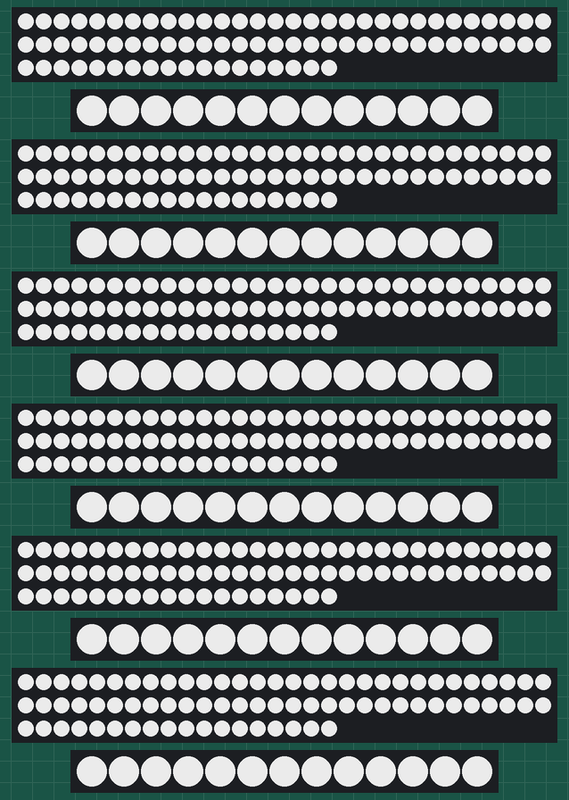
A sketch run on a simulated Arduino Mega 2560, built with avr-gcc and run on an emulated ATmega2560. On the bench: 6 × 78 RGB LEDs in strip order, left to right, continuing on the next row, 6 × 13 RGB LEDs in strip order, left to right. Dim RGB values are drawn brighter than linear.

Above: at 1.5 s.
At 6.0 s:
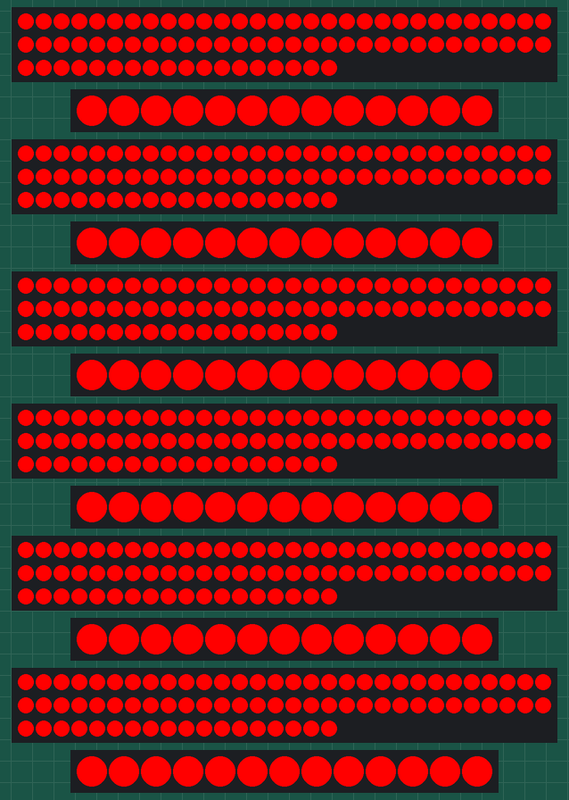
At 10.5 s:
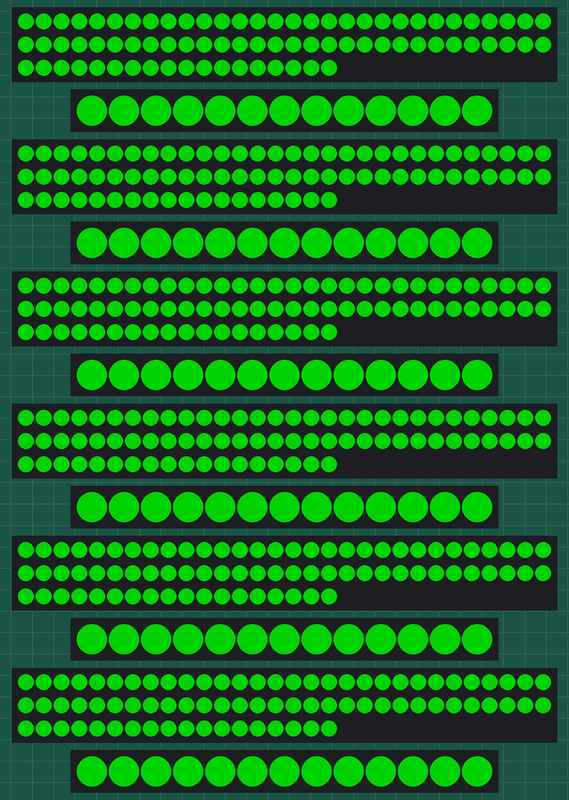
At 19.4 s:
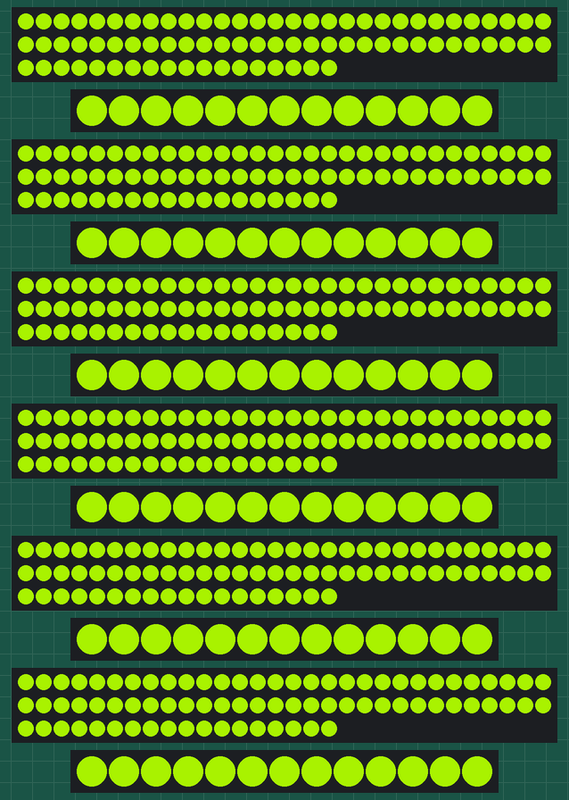
At 23.9 s:
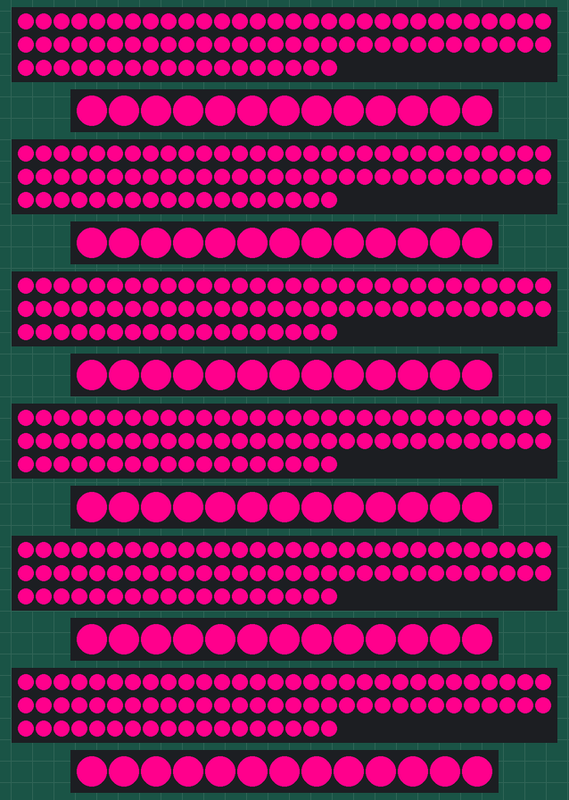
At 34.2 s:
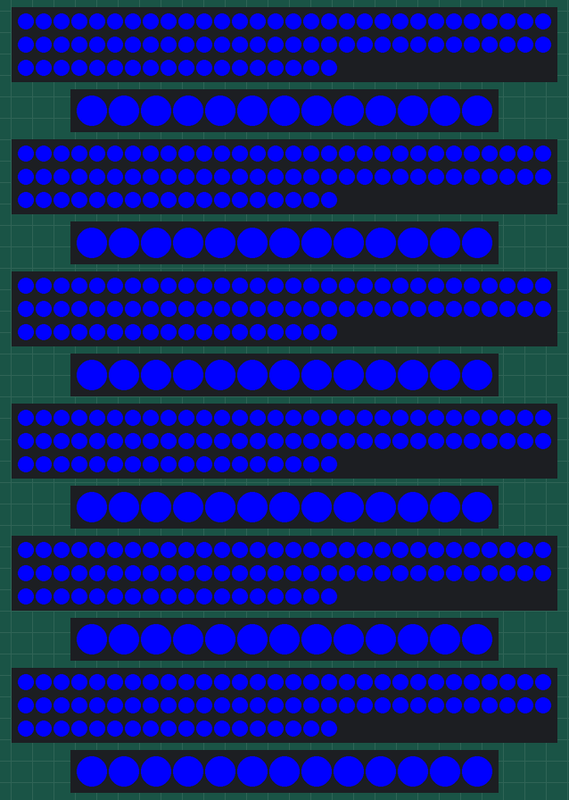

The sketch:

mega_transitions.ino
```cpp
#include <FastLED.h>

/* for Arduino Mega
*  Level 0 - Loku Kooduwa
*  Leval 1 - midle
*  level 2 - baby
*
*
*/
#define LEVEL_0_VLEDS 0 // Level 0 virticle LEDS
#define LEVEL_0_HLEDS 0 // Level 0 Horizontal LEDS
#define LEVEL_1_LEDS 78 // Level 1 is middle Kooduwa
#define LEVEL_2_LEDS 13 // Level 2 is baby Kooduwa
#define SIDE_LENGTH 13 // legnth of level 1 side

CRGB level_0v[LEVEL_0_VLEDS]; // LED Array for level 0 verticle
CRGB level_0h[LEVEL_0_HLEDS]; // LED Array for level 0 horizontal

CRGB level_1[LEVEL_1_LEDS]; // LED Array for level 1
CRGB level_2[LEVEL_2_LEDS]; // LED Array for level 2


// CRGB leds[NUM_LEDS];
DEFINE_GRADIENT_PALETTE( heatmap_gp ) {
 0,     0,  255,  0,   //Blue
50,    255,  0,  215,   //Yellow
100,   255, 0,  0,   //Red
150,   200, 200,  200,   //white
200,   253, 2,  106,   //bright yellow
255,   255,255,255 }; //full white

void setup() {
  // put your setup code here, to run once:
  FastLED.addLeds<NEOPIXEL,2>(level_1, LEVEL_1_LEDS);
  FastLED.addLeds<NEOPIXEL,3>(level_2, LEVEL_2_LEDS);

  FastLED.addLeds<NEOPIXEL,4>(level_1, LEVEL_1_LEDS);
  FastLED.addLeds<NEOPIXEL,5>(level_2, LEVEL_2_LEDS);

  FastLED.addLeds<NEOPIXEL,6>(level_1, LEVEL_1_LEDS);
  FastLED.addLeds<NEOPIXEL,7>(level_2, LEVEL_2_LEDS);

  FastLED.addLeds<NEOPIXEL,8>(level_1, LEVEL_1_LEDS);
  FastLED.addLeds<NEOPIXEL,9>(level_2, LEVEL_2_LEDS);

  FastLED.addLeds<NEOPIXEL,10>(level_1, LEVEL_1_LEDS);
  FastLED.addLeds<NEOPIXEL,11>(level_2, LEVEL_2_LEDS);

  FastLED.addLeds<NEOPIXEL,12>(level_1, LEVEL_1_LEDS);
  FastLED.addLeds<NEOPIXEL,13>(level_2, LEVEL_2_LEDS);

  FastLED.addLeds<NEOPIXEL,44>(level_0v, LEVEL_0_VLEDS);
  FastLED.addLeds<NEOPIXEL,45>(level_0h, LEVEL_0_HLEDS);

}

void loop() {
  //FastLED.setBrightness(192);
   colorBoom(CRGB(192, 192, 192));
   colorBoom(CRGB::Red);
   colorBoom(CRGB::Green);
   colorBoom(CRGB::Blue);
  // spreadFromMiddle(CRGB::Red);
  colorBoom(CRGB(148, 211, 0));

  colorBoom(CRGB(255, 0, 140));

  for (byte x = 0; x < 10; x++) {
	colorConsume(CRGB::Red);
	delay(5000);
	colorConsume(CRGB::Blue);
	delay(5000);
	colorConsume(CRGB(148, 211, 0));
	delay(5000);
  }

}


void colorConsume(CRGB new_color) {
  //set the new color from the bottom and dim the old color little by litle
  // We are lucky because the side of the level 1 has the same number of leds as level 2
  int anime_delay = 20;
  uint8_t dim_level = 192;
  for (byte i =0; i < SIDE_LENGTH; i++) {
	level_1[i] = CRGB::White;
	level_2[i] = CRGB::White;
	for (byte j = i+1; j < SIDE_LENGTH; j++) {
	  level_1[j].nscale8_video(dim_level);
	  level_1[2 * SIDE_LENGTH -1 - j].nscale8_video(dim_level);
	  level_1[2 * SIDE_LENGTH + j].nscale8_video(dim_level);
	  level_1[4 * SIDE_LENGTH -1 - j].nscale8_video(dim_level);
	  level_1[4 * SIDE_LENGTH + j].nscale8_video(dim_level);
	  level_1[6 * SIDE_LENGTH - j].nscale8_video(dim_level);
	  // level 2
	  level_2[j].nscale8_video(dim_level);
	}
	FastLED.show(); delay(anime_delay);
	level_1[i] = new_color;
	level_1[2 * SIDE_LENGTH - 1 - i] = new_color;
	level_1[2 * SIDE_LENGTH + i] = new_color;
	level_1[4 * SIDE_LENGTH - 1 - i] = new_color;
	level_1[4 * SIDE_LENGTH + i] = new_color;
	level_1[6 * SIDE_LENGTH -1 - i] = new_color;
	// Level 2
	level_2[i] = new_color;
	FastLED.show(); delay(anime_delay);
  }
}

void colorBoom( CRGB new_color) {
  // fade current color and boom into next color
  // reduce current color to 75% for 100 times
  uint8_t dim_level = 192;
	for (int steps =0; steps < 50; steps++) {
  	for (int i = 0; i < LEVEL_2_LEDS; i++) {
  		level_2[i].nscale8_video(dim_level);
  	}
   for (int i = 0; i < LEVEL_1_LEDS; i++) {
   level_1[i].nscale8_video(dim_level);
   }
  FastLED.show();
  delay(5);
	}
  fill_solid(level_2, LEVEL_2_LEDS, new_color);
  fill_solid(level_1, LEVEL_1_LEDS, new_color);
  FastLED.show();
  delay(3000);
}
```
